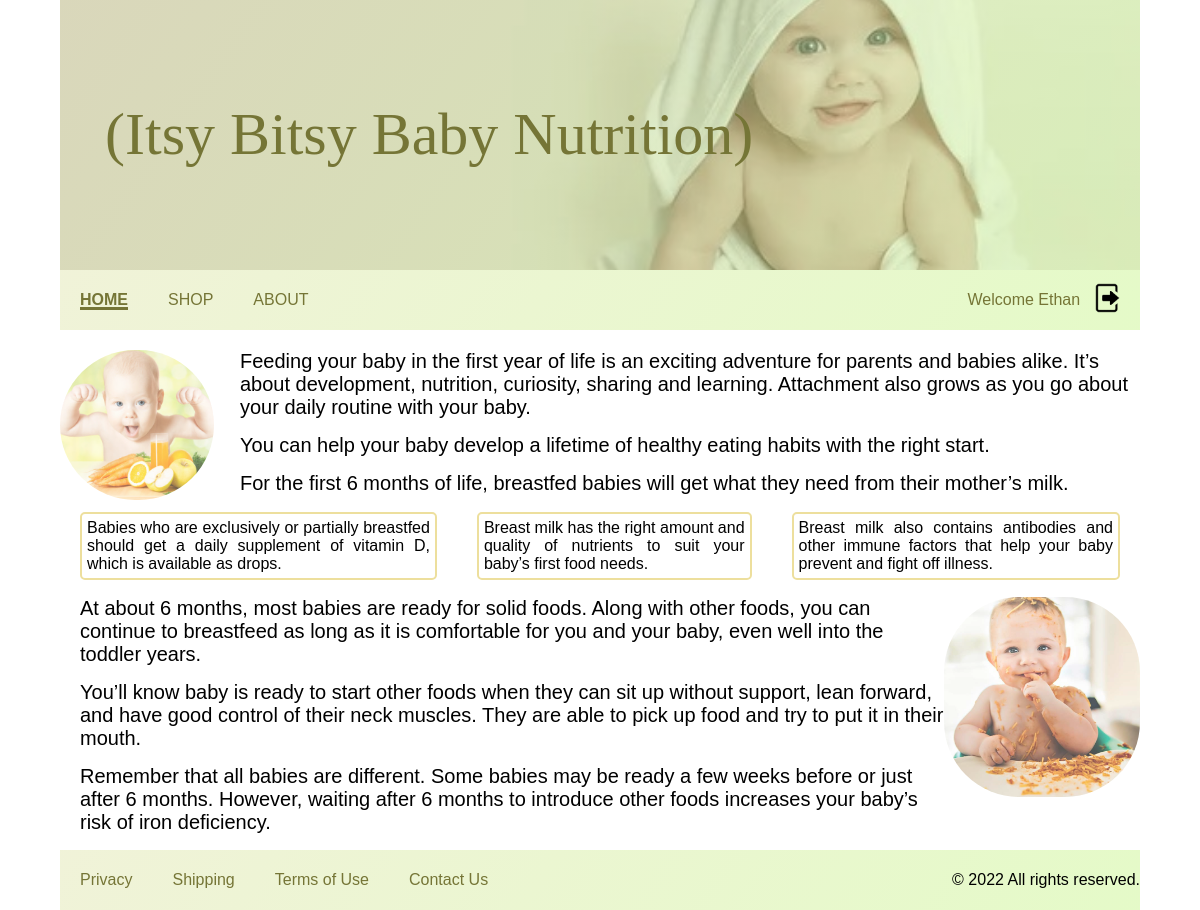
The app's page /index.php?p=home (signed in) with its own data.
### tables this page shows
CREATE TABLE IF NOT EXISTS `menuItem` (
  `menuId` int(10) unsigned NOT NULL AUTO_INCREMENT,
  `menuText` varchar(50) NOT NULL,
  `menuOrder` int(10) unsigned NOT NULL,
  `menuLocation` enum('top','footer','login','logout') NOT NULL,
  `pageId` int(10) unsigned NOT NULL,
  PRIMARY KEY (`menuId`),
  KEY `FK_menuItem_page` (`pageId`),
  CONSTRAINT `FK_menuItem_page` FOREIGN KEY (`pageId`) REFERENCES `page` (`pageId`) ON DELETE NO ACTION ON UPDATE NO ACTION
);

CREATE TABLE IF NOT EXISTS `page` (
  `pageId` int(10) unsigned NOT NULL AUTO_INCREMENT,
  `pageTitle` varchar(50) NOT NULL,
  `pageName` varchar(50) DEFAULT NULL,
  `pageContent` text NOT NULL,
  PRIMARY KEY (`pageId`)
);

### includes/model/menu_query.php (called while the page is built)
<?php
class MenuQuery
{
    public static function getMenuItems($menuLocation, $pdo)
    {
        $q = $pdo->prepare("SELECT menuText, pageName FROM `menuItem` JOIN page ON page.pageId = menuItem.pageId WHERE menuLocation=:menuLocation ORDER BY menuOrder");
        $q->execute(["menuLocation" => $menuLocation]);
        $menuItems = array();
        while ($row = $q->fetch()) {
            $menuItems[] = new Menu($row['menuText'], $row['pageName']);
        }
        return $menuItems;
    }
}

### includes/model/page_query.php (called while the page is built)
<?php
class PageQuery
{
    public static function getPageIfExists($pageName, $pdo)
    {
        $q = $pdo->prepare("SELECT `pageTitle`, `pageName`, `pageContent` FROM `page` WHERE `pageName`= :pageName;");
        $q->execute(["pageName" => $pageName]);
        if ($row = $q->fetch()) {
            return new Page($row['pageTitle'], $row['pageName'], $row['pageContent']);
        }
        return null;
    }
}

### includes/page.php (called while the page is built, shortened)
<?php
class Page
{
    private $pageName;
    private $pageContent;
    public function __construct($pageTitle, $pageName, $pageContent)
    {
        $this->pageName = $pageName;
        $this->pageContent = $pageContent;
    }
    public function getPn()
    {
        return $this->pageName;
    }
    public function getPc()
    {
        return $this->pageContent;
    }
}

### index.php (the view)
<?php
include './includes/header.php';
?>
<main>
    <?php
    if($page->getPn()=='shop'){
        if(!isset($_COOKIE['username'])){
            echo "<div id=\"p{$page->getPn()}\">{$page->getPc()}</div>";
        } else{
            echo Product::display($products);
        }
    }
    else {
        echo "<div id=\"p{$page->getPn()}\">{$page->getPc()}</div>";
    }
    ?>
</main>
<?php
include './includes/footer.php';

### includes/menu.php
<?php
class Menu
{
    private $lp;
    private $isActive;
    private $menuText;
    public function __construct($menuText, $lp)
    {
        $this->lp = $lp;
        $this->menuText = $menuText;
        $this->isActive = false;
    }
    public function __toString()
    {
        $class = $this->isActive ? 'active' : 'inactive';
        return "<li class=\"$class\"><a href=\"?p=$this->lp\">$this->menuText</a></li>";
    }
    public static function display($menuItems)
    {
        $currentPage = $_GET['p'];
        $nav = '<ul>';
        foreach ($menuItems as $item) {
            if ($item->lp == $currentPage) {
                $item->isActive = true;
            }
            $nav .= $item;
        }
        $nav .= "</ul>";
        return $nav;
    }
}

### css/style.css (style rules this page uses)
* { margin: 0; padding: 0; }
body { width: 1080px; margin: auto; font-family: Calibri, sans-serif; }
ul { display: flex; list-style: none; justify-content: flex-start; align-items: center; height: inherit; }
ul > li { margin: 2px 20px; text-align: justify; }
ul > li > a, ul > li > a:visited { text-decoration: none; color: #757536; }
ul > li > a:hover, .active { text-decoration: underline; text-decoration-thickness: 3px; text-decoration-color: #757536; text-underline-offset: 2px; font-weight: bold; }
main { min-height: 500px; height: auto; }
#phome, #pabout { margin-top: 20px; }
#phome > img { height: 150px; border-radius: 75px; opacity: 0.7; float: left; }
#phome #eat { float: right; height: 200px; opacity: 0.7; border-radius: 75px; }
#phome > p, #pabout > p, #pshop > p, #phome #left > p { margin-left: 180px; margin-bottom: 15px; font-size: 15pt; }
#phome #left > p { margin-left: 20px; }
#phome > ul > li { border: 2px solid #eddf9d; border-radius: 5px; padding: 5px; }

### records on screen
menuitem: menuText "HOME"
menuitem: menuText "SHOP"
menuitem: menuText "ABOUT"
page: pageContent (picture), pageContent "Feeding your baby in the first year of life is an exciting adventure for parents and babies alike. It’s about development, nutrition, curiosity, sharing and learning. Attachment also grows as you go about your daily routine with your baby. You can help your baby develop a lifetime of healthy eating habits with the right start. For the first 6 months of life, breastfed babies will get what they need from their mother’s milk. Babies who are exclusively or partially breastfed should get a daily supplement of vitamin D, which is available as drops. Breast milk has the right amount and quality of nutrients to suit your baby’s first food needs. Breast milk also contains antibodies and other…"
menuitem: menuText "Privacy"
menuitem: menuText "Shipping"
menuitem: menuText "Terms of Use"
menuitem: menuText "Contact Us"

### other values on screen
$loginUser "Ethan"
